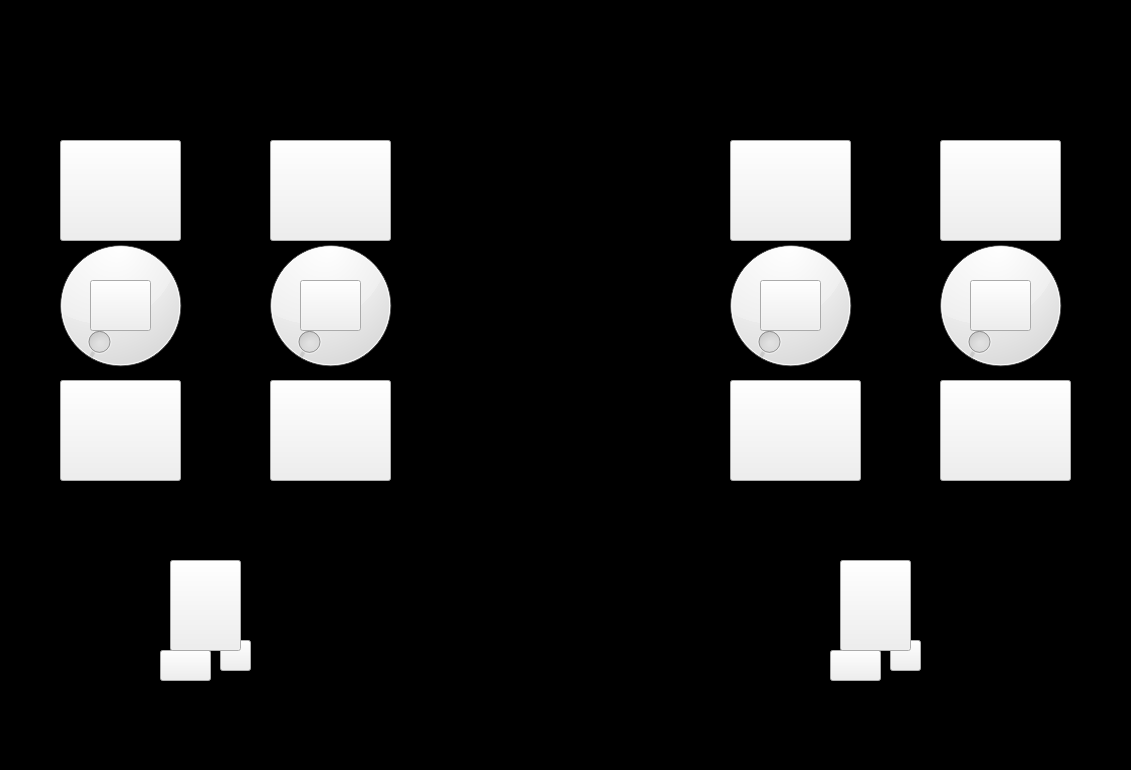
<?xml version="1.0" encoding="UTF-8"?>
<ui version="4.0">
 <class>BaxterIO</class>
 <widget class="QMainWindow" name="BaxterIO">
  <property name="geometry">
   <rect>
    <x>0</x>
    <y>0</y>
    <width>1131</width>
    <height>770</height>
   </rect>
  </property>
  <property name="windowTitle">
   <string>BaxterIO</string>
  </property>
  <property name="whatsThis">
   <string>&lt;html&gt;&lt;head/&gt;&lt;body&gt;&lt;p&gt;jghjhkhk&lt;/p&gt;&lt;/body&gt;&lt;/html&gt;</string>
  </property>
  <property name="styleSheet">
   <string notr="true">QWidget#centralWidget {
	background-color: rgb(0, 0, 0);
}</string>
  </property>
  <widget class="QWidget" name="centralWidget">
   <property name="styleSheet">
    <string notr="true"/>
   </property>
   <widget class="QDial" name="left_shoulder_dial">
    <property name="geometry">
     <rect>
      <x>250</x>
      <y>230</y>
      <width>161</width>
      <height>151</height>
     </rect>
    </property>
    <property name="maximum">
     <number>255</number>
    </property>
   </widget>
   <widget class="QDial" name="left_arm_dial">
    <property name="geometry">
     <rect>
      <x>30</x>
      <y>230</y>
      <width>181</width>
      <height>151</height>
     </rect>
    </property>
    <property name="maximum">
     <number>255</number>
    </property>
   </widget>
   <widget class="QDial" name="right_shoulder_dial">
    <property name="geometry">
     <rect>
      <x>710</x>
      <y>230</y>
      <width>161</width>
      <height>151</height>
     </rect>
    </property>
    <property name="maximum">
     <number>255</number>
    </property>
   </widget>
   <widget class="QDial" name="right_arm_dial">
    <property name="geometry">
     <rect>
      <x>910</x>
      <y>230</y>
      <width>181</width>
      <height>151</height>
     </rect>
    </property>
    <property name="maximum">
     <number>255</number>
    </property>
   </widget>
   <widget class="QPushButton" name="left_arm_ok">
    <property name="geometry">
     <rect>
      <x>90</x>
      <y>280</y>
      <width>61</width>
      <height>51</height>
     </rect>
    </property>
    <property name="styleSheet">
     <string notr="true"/>
    </property>
    <property name="text">
     <string/>
    </property>
   </widget>
   <widget class="QPushButton" name="left_arm_show">
    <property name="geometry">
     <rect>
      <x>60</x>
      <y>380</y>
      <width>121</width>
      <height>101</height>
     </rect>
    </property>
    <property name="styleSheet">
     <string notr="true"/>
    </property>
    <property name="text">
     <string/>
    </property>
   </widget>
   <widget class="QPushButton" name="left_shoulder_ok">
    <property name="geometry">
     <rect>
      <x>300</x>
      <y>280</y>
      <width>61</width>
      <height>51</height>
     </rect>
    </property>
    <property name="styleSheet">
     <string notr="true"/>
    </property>
    <property name="text">
     <string/>
    </property>
   </widget>
   <widget class="QPushButton" name="right_shoulder_ok">
    <property name="geometry">
     <rect>
      <x>760</x>
      <y>280</y>
      <width>61</width>
      <height>51</height>
     </rect>
    </property>
    <property name="styleSheet">
     <string notr="true"/>
    </property>
    <property name="text">
     <string/>
    </property>
   </widget>
   <widget class="QPushButton" name="right_arm_ok">
    <property name="geometry">
     <rect>
      <x>970</x>
      <y>280</y>
      <width>61</width>
      <height>51</height>
     </rect>
    </property>
    <property name="styleSheet">
     <string notr="true"/>
    </property>
    <property name="text">
     <string/>
    </property>
   </widget>
   <widget class="QPushButton" name="left_shoulder_show">
    <property name="geometry">
     <rect>
      <x>270</x>
      <y>380</y>
      <width>121</width>
      <height>101</height>
     </rect>
    </property>
    <property name="styleSheet">
     <string notr="true"/>
    </property>
    <property name="text">
     <string/>
    </property>
   </widget>
   <widget class="QPushButton" name="right_shoulder_show">
    <property name="geometry">
     <rect>
      <x>730</x>
      <y>380</y>
      <width>131</width>
      <height>101</height>
     </rect>
    </property>
    <property name="styleSheet">
     <string notr="true"/>
    </property>
    <property name="text">
     <string/>
    </property>
   </widget>
   <widget class="QPushButton" name="right_arm_show">
    <property name="geometry">
     <rect>
      <x>940</x>
      <y>380</y>
      <width>131</width>
      <height>101</height>
     </rect>
    </property>
    <property name="styleSheet">
     <string notr="true"/>
    </property>
    <property name="text">
     <string/>
    </property>
   </widget>
   <widget class="QPushButton" name="left_cuff_squeeze">
    <property name="geometry">
     <rect>
      <x>170</x>
      <y>560</y>
      <width>71</width>
      <height>91</height>
     </rect>
    </property>
    <property name="styleSheet">
     <string notr="true"/>
    </property>
    <property name="text">
     <string/>
    </property>
   </widget>
   <widget class="QPushButton" name="left_cuff_ok">
    <property name="geometry">
     <rect>
      <x>220</x>
      <y>640</y>
      <width>31</width>
      <height>31</height>
     </rect>
    </property>
    <property name="styleSheet">
     <string notr="true"/>
    </property>
    <property name="text">
     <string/>
    </property>
   </widget>
   <widget class="QPushButton" name="left_cuff_grasp">
    <property name="geometry">
     <rect>
      <x>160</x>
      <y>650</y>
      <width>51</width>
      <height>31</height>
     </rect>
    </property>
    <property name="styleSheet">
     <string notr="true"/>
    </property>
    <property name="text">
     <string/>
    </property>
    <property name="default">
     <bool>false</bool>
    </property>
   </widget>
   <widget class="QPushButton" name="right_cuff_squeeze">
    <property name="geometry">
     <rect>
      <x>840</x>
      <y>560</y>
      <width>71</width>
      <height>91</height>
     </rect>
    </property>
    <property name="styleSheet">
     <string notr="true"/>
    </property>
    <property name="text">
     <string/>
    </property>
   </widget>
   <widget class="QPushButton" name="right_cuff_ok">
    <property name="geometry">
     <rect>
      <x>890</x>
      <y>640</y>
      <width>31</width>
      <height>31</height>
     </rect>
    </property>
    <property name="styleSheet">
     <string notr="true"/>
    </property>
    <property name="text">
     <string/>
    </property>
   </widget>
   <widget class="QPushButton" name="right_cuff_grasp">
    <property name="geometry">
     <rect>
      <x>830</x>
      <y>650</y>
      <width>51</width>
      <height>31</height>
     </rect>
    </property>
    <property name="styleSheet">
     <string notr="true"/>
    </property>
    <property name="text">
     <string/>
    </property>
   </widget>
   <widget class="QPushButton" name="left_arm_cancel">
    <property name="geometry">
     <rect>
      <x>60</x>
      <y>140</y>
      <width>121</width>
      <height>101</height>
     </rect>
    </property>
    <property name="styleSheet">
     <string notr="true"/>
    </property>
    <property name="text">
     <string/>
    </property>
   </widget>
   <widget class="QPushButton" name="left_shoulder_cancel">
    <property name="geometry">
     <rect>
      <x>270</x>
      <y>140</y>
      <width>121</width>
      <height>101</height>
     </rect>
    </property>
    <property name="styleSheet">
     <string notr="true"/>
    </property>
    <property name="text">
     <string/>
    </property>
   </widget>
   <widget class="QPushButton" name="right_shoulder_cancel">
    <property name="geometry">
     <rect>
      <x>730</x>
      <y>140</y>
      <width>121</width>
      <height>101</height>
     </rect>
    </property>
    <property name="styleSheet">
     <string notr="true"/>
    </property>
    <property name="text">
     <string/>
    </property>
   </widget>
   <widget class="QPushButton" name="right_arm_cancel">
    <property name="geometry">
     <rect>
      <x>940</x>
      <y>140</y>
      <width>121</width>
      <height>101</height>
     </rect>
    </property>
    <property name="styleSheet">
     <string notr="true"/>
    </property>
    <property name="text">
     <string/>
    </property>
   </widget>
   <widget class="QLabel" name="logo">
    <property name="geometry">
     <rect>
      <x>440</x>
      <y>190</y>
      <width>241</width>
      <height>241</height>
     </rect>
    </property>
    <property name="styleSheet">
     <string notr="true">background-image: url(:/new/prefix/logo.png);
background-color: transparent;
background-repeat: none;
border: none;</string>
    </property>
    <property name="text">
     <string/>
    </property>
   </widget>
   <widget class="QLabel" name="label_9">
    <property name="geometry">
     <rect>
      <x>20</x>
      <y>100</y>
      <width>201</width>
      <height>411</height>
     </rect>
    </property>
    <property name="styleSheet">
     <string notr="true">background-image: url(:/new/prefix/nav.png);
background-color: transparent;
background-repeat: none;
border: none;</string>
    </property>
    <property name="text">
     <string/>
    </property>
   </widget>
   <widget class="QLabel" name="label_10">
    <property name="geometry">
     <rect>
      <x>230</x>
      <y>100</y>
      <width>201</width>
      <height>411</height>
     </rect>
    </property>
    <property name="styleSheet">
     <string notr="true">background-image: url(:/new/prefix/nav.png);
background-color: transparent;
background-repeat: none;
border: none;</string>
    </property>
    <property name="text">
     <string/>
    </property>
   </widget>
   <widget class="QLabel" name="label_11">
    <property name="geometry">
     <rect>
      <x>690</x>
      <y>100</y>
      <width>201</width>
      <height>411</height>
     </rect>
    </property>
    <property name="styleSheet">
     <string notr="true">background-image: url(:/new/prefix/nav.png);
background-color: transparent;
background-repeat: none;
border: none;</string>
    </property>
    <property name="text">
     <string/>
    </property>
   </widget>
   <widget class="QLabel" name="label_12">
    <property name="geometry">
     <rect>
      <x>900</x>
      <y>100</y>
      <width>201</width>
      <height>411</height>
     </rect>
    </property>
    <property name="styleSheet">
     <string notr="true">background-image: url(:/new/prefix/nav.png);
background-color: transparent;
background-repeat: none;
border: none;</string>
    </property>
    <property name="text">
     <string/>
    </property>
   </widget>
   <widget class="QLabel" name="label">
    <property name="geometry">
     <rect>
      <x>90</x>
      <y>540</y>
      <width>311</width>
      <height>221</height>
     </rect>
    </property>
    <property name="styleSheet">
     <string notr="true">background-image: url(:/new/prefix/robot_arm.png);
background-color: transparent;
background-repeat: none;
border: none;</string>
    </property>
    <property name="text">
     <string/>
    </property>
   </widget>
   <widget class="QLabel" name="label_2">
    <property name="geometry">
     <rect>
      <x>760</x>
      <y>540</y>
      <width>321</width>
      <height>221</height>
     </rect>
    </property>
    <property name="styleSheet">
     <string notr="true">background-image: url(:/new/prefix/robot_arm.png);
background-color: transparent;
background-repeat: none;
border: none;</string>
    </property>
    <property name="text">
     <string/>
    </property>
   </widget>
   <widget class="QLabel" name="label_3">
    <property name="geometry">
     <rect>
      <x>200</x>
      <y>10</y>
      <width>51</width>
      <height>31</height>
     </rect>
    </property>
    <property name="contextMenuPolicy">
     <enum>Qt::DefaultContextMenu</enum>
    </property>
    <property name="styleSheet">
     <string notr="true">background-color: transparent;
background-image: url(:/new/prefix/left.png);
background-repeat: none;
border: none;</string>
    </property>
    <property name="text">
     <string/>
    </property>
   </widget>
   <widget class="QLabel" name="label_4">
    <property name="geometry">
     <rect>
      <x>870</x>
      <y>10</y>
      <width>71</width>
      <height>31</height>
     </rect>
    </property>
    <property name="contextMenuPolicy">
     <enum>Qt::DefaultContextMenu</enum>
    </property>
    <property name="styleSheet">
     <string notr="true">background-color: transparent;
background-image: url(:/new/prefix/right.png);
background-repeat: none;
border: none;</string>
    </property>
    <property name="text">
     <string/>
    </property>
   </widget>
   <widget class="QLabel" name="label_5">
    <property name="geometry">
     <rect>
      <x>70</x>
      <y>50</y>
      <width>51</width>
      <height>31</height>
     </rect>
    </property>
    <property name="contextMenuPolicy">
     <enum>Qt::DefaultContextMenu</enum>
    </property>
    <property name="styleSheet">
     <string notr="true">background-color: transparent;
background-image: url(:/new/prefix/arm.png);
background-repeat: none;
border: none;</string>
    </property>
    <property name="text">
     <string/>
    </property>
   </widget>
   <widget class="QLabel" name="label_6">
    <property name="geometry">
     <rect>
      <x>940</x>
      <y>50</y>
      <width>51</width>
      <height>31</height>
     </rect>
    </property>
    <property name="contextMenuPolicy">
     <enum>Qt::DefaultContextMenu</enum>
    </property>
    <property name="styleSheet">
     <string notr="true">background-color: transparent;
background-image: url(:/new/prefix/arm.png);
background-repeat: none;
border: none;</string>
    </property>
    <property name="text">
     <string/>
    </property>
   </widget>
   <widget class="QLabel" name="label_7">
    <property name="geometry">
     <rect>
      <x>270</x>
      <y>50</y>
      <width>71</width>
      <height>31</height>
     </rect>
    </property>
    <property name="contextMenuPolicy">
     <enum>Qt::DefaultContextMenu</enum>
    </property>
    <property name="styleSheet">
     <string notr="true">background-color: transparent;
background-image: url(:/new/prefix/torso.png);
background-repeat: none;
border: none;</string>
    </property>
    <property name="text">
     <string/>
    </property>
   </widget>
   <widget class="QLabel" name="label_8">
    <property name="geometry">
     <rect>
      <x>730</x>
      <y>50</y>
      <width>71</width>
      <height>31</height>
     </rect>
    </property>
    <property name="contextMenuPolicy">
     <enum>Qt::DefaultContextMenu</enum>
    </property>
    <property name="styleSheet">
     <string notr="true">background-color: transparent;
background-image: url(:/new/prefix/torso.png);
background-repeat: none;
border: none;</string>
    </property>
    <property name="text">
     <string/>
    </property>
   </widget>
   <widget class="QLabel" name="label_13">
    <property name="geometry">
     <rect>
      <x>370</x>
      <y>620</y>
      <width>71</width>
      <height>31</height>
     </rect>
    </property>
    <property name="contextMenuPolicy">
     <enum>Qt::DefaultContextMenu</enum>
    </property>
    <property name="styleSheet">
     <string notr="true">background-color: transparent;
background-image: url(:/new/prefix/cuff.png);
background-repeat: none;
border: none;</string>
    </property>
    <property name="text">
     <string/>
    </property>
   </widget>
   <widget class="QLabel" name="label_14">
    <property name="geometry">
     <rect>
      <x>1040</x>
      <y>620</y>
      <width>71</width>
      <height>31</height>
     </rect>
    </property>
    <property name="contextMenuPolicy">
     <enum>Qt::DefaultContextMenu</enum>
    </property>
    <property name="styleSheet">
     <string notr="true">background-color: transparent;
background-image: url(:/new/prefix/cuff.png);
background-repeat: none;
border: none;</string>
    </property>
    <property name="text">
     <string/>
    </property>
   </widget>
   <zorder>label_2</zorder>
   <zorder>label</zorder>
   <zorder>label_12</zorder>
   <zorder>label_11</zorder>
   <zorder>label_10</zorder>
   <zorder>label_9</zorder>
   <zorder>left_arm_cancel</zorder>
   <zorder>left_arm_dial</zorder>
   <zorder>left_arm_ok</zorder>
   <zorder>left_arm_show</zorder>
   <zorder>left_cuff_grasp</zorder>
   <zorder>left_cuff_ok</zorder>
   <zorder>left_cuff_squeeze</zorder>
   <zorder>left_shoulder_cancel</zorder>
   <zorder>left_shoulder_dial</zorder>
   <zorder>left_shoulder_ok</zorder>
   <zorder>left_shoulder_show</zorder>
   <zorder>logo</zorder>
   <zorder>right_arm_cancel</zorder>
   <zorder>right_arm_dial</zorder>
   <zorder>right_arm_ok</zorder>
   <zorder>right_arm_show</zorder>
   <zorder>right_cuff_grasp</zorder>
   <zorder>right_cuff_ok</zorder>
   <zorder>right_cuff_squeeze</zorder>
   <zorder>right_shoulder_cancel</zorder>
   <zorder>right_shoulder_dial</zorder>
   <zorder>right_shoulder_ok</zorder>
   <zorder>right_shoulder_show</zorder>
   <zorder>label_3</zorder>
   <zorder>label_4</zorder>
   <zorder>label_5</zorder>
   <zorder>label_6</zorder>
   <zorder>label_7</zorder>
   <zorder>label_8</zorder>
   <zorder>label_13</zorder>
   <zorder>label_14</zorder>
  </widget>
 </widget>
 <layoutdefault spacing="6" margin="11"/>
 <resources/>
 <connections/>
</ui>
